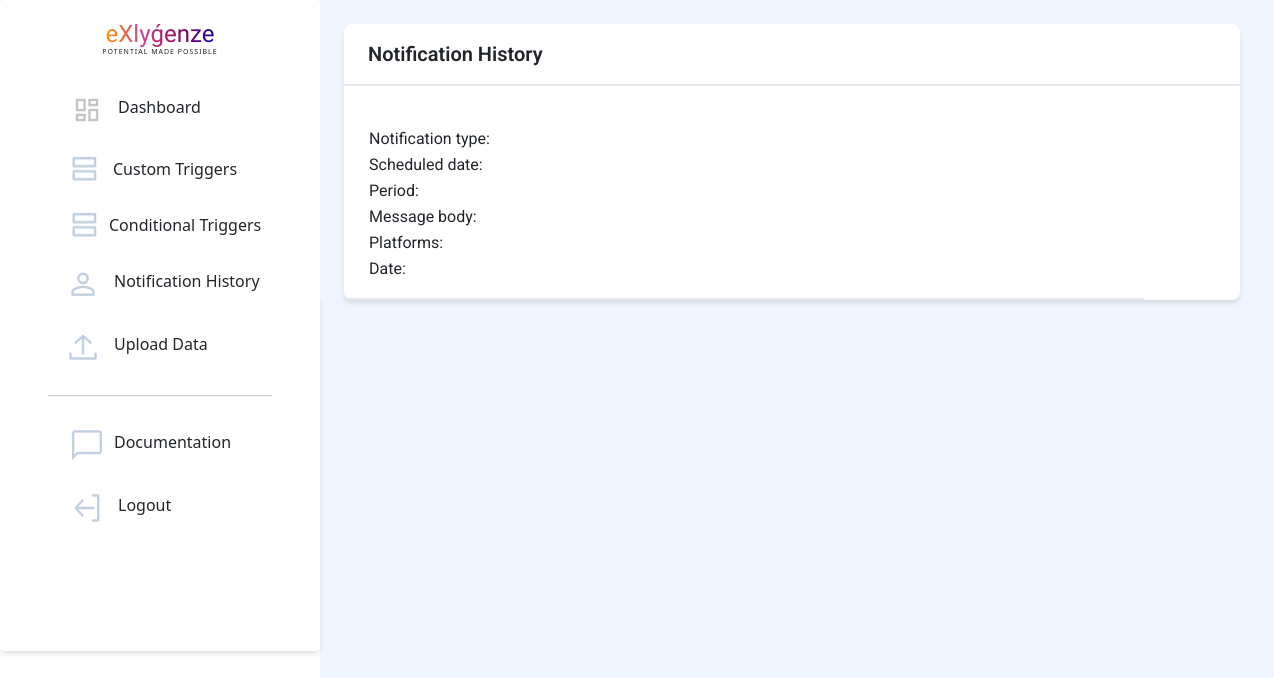
Before: /history/39 (signed in) with the older database file.
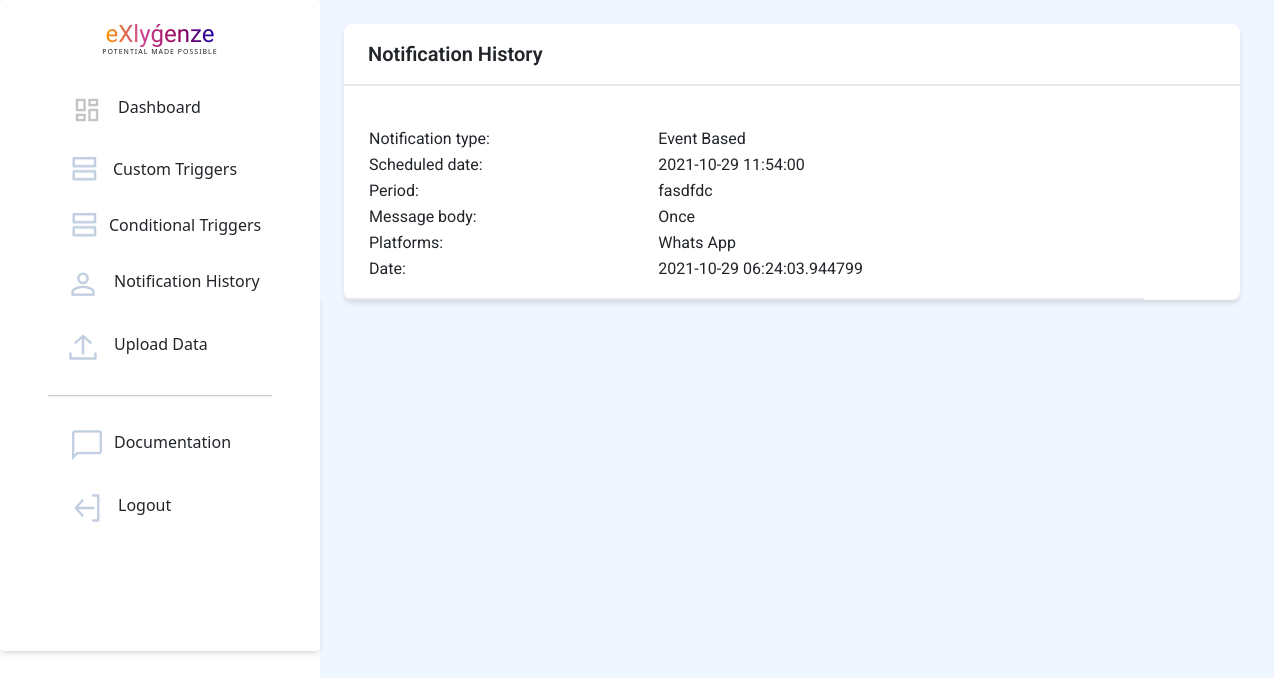
After: the same page with the newer database file.
### application/models.py (models this page shows, shortened)
class NotificationHistory(db.Model, UserMixin):
    id = db.Column(db.Integer, primary_key=True)
    type = db.Column(db.String(20),nullable=False)
    scheduled_date = db.Column(db.DateTime, default = datetime.utcnow)
    period = db.Column(db.Integer)
    message_body = db.Column(db.String(500),nullable=False)
    score = db.Column(db.String(100),default='')
    event = db.Column(db.String(100),default='')
    activity = db.Column(db.String(100),default='')
    email = db.Column(db.Boolean,default=False,nullable=False)
    whatsapp = db.Column(db.Boolean,default=False,nullable=False)
    sms = db.Column(db.Boolean,default=False,nullable=False)
    date_time = db.Column(db.DateTime,nullable = False, default = datetime.utcnow)
    user_id = db.Column(db.Integer,db.ForeignKey('user.id'),nullable=False)

### application/routes.py (the view)
@app.route('/history/<int:notif_id>')
def notification_history_id(notif_id):
    if current_user.is_authenticated:
        notif = NotificationHistory.query.get(notif_id)
        return render_template('history_id.html', notif=notif)
    else:
        return redirect(url_for('login'))

### application/models.py (called while the page is built)
@login_manager.user_loader
def load_user(user_id):
    return User.query.get(int(user_id))

### application/templates/history_id.html (shortened to what this page needs)
{% extends 'basic.html'%}
{% block body %}
<body>
    <div class="bg-blue-50 flex">
        {% include "navbar.html" %}
        <div class="flex">
            <div>
                <div class="subideabody" style="font-family: 'Roboto';">
                    <div class=" bg-blue-50 flex  ">
                        <div class="mx-4 flex-grow">
                            <br>
                            <div class=" flex flex-wrap ">
                                <div class=" bg-white max-w-4xl rounded-lg w-screen shadow-md">
                                    <div>
                                        <div class="py-3 pl-6 font-medium text-xl border-b-2 font-semibold">Notification History </div>
                                        <br>
                                        <div class="py-3 pl-6 border-b-2" style = "width:800px">
                                            <table style = "width: 100%;">
                                                <tr>
                                                    <td>Notification type: </td>
                                                    <td>{{notif.type}}</td>
                                                </tr>
                                                <tr>
                                                    <td>Scheduled date: </td>
                                                    <td>{{notif.scheduled_date}}</td>
                                                </tr>
                                                <tr>
                                                    <td>Period: </td>
                                                    <td>{{notif.message_body}}</td>
                                                </tr>
                                                <tr>
                                                    <td>Message body: </td>
                                                    <td>{{notif.period}}</td>
                                                </tr>
                                                <tr>
                                                    <td>Platforms: </td>
                                                    <td>{% if notif.whatsapp %}Whats App {% endif %}{% if notif.sms %} SMS {% endif %}{% if notif.email %} Email {% endif %}</td>
                                                </tr>
                                                <tr>
                                                    <td>Date: </td>
                                                    <td>{{notif.date_time}}</td>
                                                </tr>
                                            </table>
                                    </div>
                                    </div>
                                </div>
                            </div>
                        </div>
                    </div>
                </div>
            </div>
        </div>
    </div>
</body>
{%endblock%}

### application/templates/basic.html (shortened to what this page needs)
<!DOCTYPE html>
<html>
<head>
    <link rel = "stylesheet" href = "{{url_for('static',filename='style.css')}}">
    <link rel="stylesheet" href="https://unpkg.com/aos@next/dist/aos.css" />
    <link rel="stylesheet" href="https://use.fontawesome.com/releases/v5.7.2/css/all.css"
>
        <link href="https://cdn.jsdelivr.net/npm/bootstrap@5.0.2/dist/css/bootstrap.min.css" rel="stylesheet">
    <link rel="stylesheet" href="https://cdn.jsdelivr.net/npm/bootstrap-icons@1.3.0/font/bootstrap-icons.css" />
    <link href="https://unpkg.com/tailwindcss@^2/dist/tailwind.min.css" rel="stylesheet">
</head>
<body>
    {% block body %} {% endblock %}
</body>
</html>

### application/templates/navbar.html (shortened to what this page needs)
<head>
</head>
<nav class="hidden sm:block bg-white h-screen w-80 border-gray-400 rounded">
    <div class=" mt-3 flex flex-col justify-center bg-white w-80 border-gray-400 rounded shadow-md px-12">
        <center><span style="font-family:'Balsamiq Sans' ;font-size: 24px;font-weight: 300;background: linear-gradient(to right,rgb(255, 145, 0), rgb(204, 68, 147),rgb(150, 6, 90),rgb(31, 1, 163));-webkit-background-clip: text;background-clip:transparent;
                -webkit-text-fill-color: transparent;"><b>eXlyǵenze</b></span><BR>
            <div style="font-size: 7px;font-weight:500px;letter-spacing: 1px;transform: translate(0,-5px);">POTENTIAL
                MADE POSSIBLE</div>
        </center>
        <div class="elements pt-2 mt-2 mb-28 flex flex-col justify-center">
            <a href="{{ url_for('home') }}"
                class="rounded-full flex flex-nowrap py-3 pl-6 w-60 hover:border-0 hover:bg-gray-100 hover:no-underline">
                {% if heading == 'Dashboard' %}
                <img src="{{url_for('static',filename='icons/dashboard-active.png')}}" />
                {% else %}
                <img src="{{url_for('static',filename='icons/dashboard.png')}}" />
                {% endif %}
                <p class="pl-4 hover:no-underline">Dashboard</p>
            </a>
            <a href="{{ url_for('custom') }}"
                class="rounded-full flex flex-nowrap py-3 w-60 pl-6 hover:border-0 hover:bg-gray-100 hover:no-underline"
                style="cursor:pointer;">
                {% if heading == "customtrigger" %}
                <img src="{{url_for('static',filename='icons/tasks-active.png')}}" />
                {% else %}
                <img src="{{url_for('static',filename='icons/tasks.png')}}" />
                {% endif %}
                <p class="pl-4 no-underline">Custom Triggers</p>
            </a>
            <a href="{{ url_for('conditional_triggers') }}"
                class="rounded-full flex flex-nowrap py-3 w-60 pl-6 hover:border-0 hover:bg-gray-100 hover:no-underline">
                {% if heading == 'conditionaltrigger' %}
                <img src="{{url_for('static',filename='icons/tasks-active.png')}}" />
                {% else %}
                <img src="{{url_for('static',filename='icons/tasks.png')}}" />
                {% endif %}
                <p class="pl-3 no-underline">Conditional Triggers</p>
            </a>
            <a href="{{ url_for('notification_history') }}"
                class="rounded-full flex flex-nowrap py-3 w-60 pl-5 hover:border-0 hover:bg-gray-100 hover:no-underline">
                {% if heading == 'notificationhistory' %}
                <img src="{{url_for('static',filename='icons/profile-active.png')}}" />
                {% else %}
                <img src="{{url_for('static',filename='icons/profile.png')}}" />
                {% endif %}
                <p class="pl-4 no-underline">Notification History</p>
            </a>
            <a href="{{ url_for('data') }}"
                class="rounded-full flex flex-nowrap py-3 w-60 pl-5 hover:border-0 hover:bg-gray-100 mb-3 hover:no-underline"
                style="cursor:pointer;">
                {% if heading == "data" %}
                <img src="{{url_for('static',filename='icons/submission-active.png')}}" />
                {% else %}
                <img src="{{url_for('static',filename='icons/submission.png')}}" />
                {% endif %}
                <p class="pl-4 no-underline">Upload Data</p>
            </a>
            <hr>
            <hr class="border bg-gray-200" />
            <a href="{{ url_for('documentation') }}"
                class="rounded-full flex flex-nowrap py-3 w-60 pl-6 hover:border-0 hover:bg-gray-100 hover:no-underline mt-3">
                {% if heading == 'documentation' %}
                <img src="{{url_for('static',filename='icons/contactus-active.png')}}" />
                {% else %}
                <img src="{{url_for('static',filename='icons/contactus.png')}}" />
                {% endif %}
                <p class="pl-3 no-underline">Documentation</p>
            </a>
            <a href="{{ url_for('logout') }}"
                class="side rounded-full flex flex-nowrap py-3 pl-6 w-60 hover:border-0 hover:bg-gray-100 hover:no-underline">
                <p class="pl-4 no-underline">Logout</p>
            </a>
        </div>
    </div>
</nav>

### application/templates/history_id.html (style rules this page uses)
.subideabody { font-family: 'Poppins'; background-color: #f8f8f8; }

Changed rows visible on the page:
added NotificationHistory: type "Event Based", scheduled_date "2021-10-29 11:54:00", message_body "fasdfdc", period "Once", date_time "2021-10-29 06:24:03.944799"
Other visible differences:
text now shown: "Whats App"
